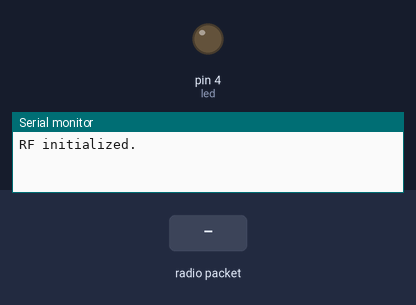
Simulated run of this sketch. Board: Arduino Uno, built with avr-gcc and run on an emulated ATmega328P. On the bench: output pins drawn as LEDs (lit = HIGH), the last lines printed to the serial monitor. The inputs (shaded band) are chosen by the test bench. No radio packets arrive unless stated; pins used as bus, display or sensor lines are not drawn.

Above: at 2.2 s.
2.3 s: radio packet "1" arrives
At 2.8 s:
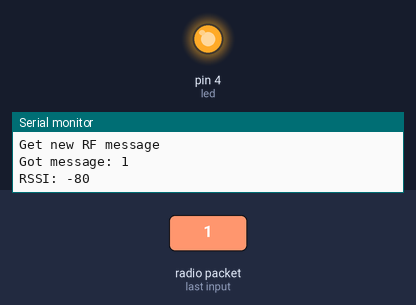
Timing chart, 0 to 5.3 s (numbered marks = the images above; inputs shaded):
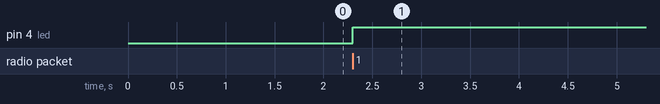

Measured:
- after the input at 2.3 s, pin 4 (led): LOW → HIGH at once

The sketch:

lora_receiver.ino
```cpp
//Include required lib so Arduino can talk with the Lora Shield
#include <SPI.h>
#include <RH_RF95.h>
#include <SoftwareSerial.h>
#include <stdlib.h>

// Singleton instance of the radio driver
RH_RF95 rf95;
int led = 4;
int reset_lora = 9;
String dataString = "";

void setup()
{
  pinMode(led, OUTPUT);
  pinMode(reset_lora, OUTPUT);

  // Initialize the USB-Serial connection.
  Serial.begin(9600);

  // reset lora module first. to make sure it will works properly
  digitalWrite(reset_lora, LOW);
  delay(1000);
  digitalWrite(reset_lora, HIGH);

    if (!rf95.init())
    {
      Serial.println("RF initialitzation failed.");
      // Defaults after init are 434.0MHz, 13dBm, Bw = 125 kHz, Cr = 4/5, Sf = 128chips/symbol, CRC on
      // Need to change to 868.0Mhz in RH_RF95.cpp
    }
    else
    {
      Serial.println("RF initialized.");
      //bool mdmCfg = rf95.setModemConfig(RH_RF95::Bw125Cr48Sf4096);
      //bool mdmFreq = rf95.setFrequency(915.0);
      rf95.setFrequency(868.0);
      rf95.setTxPower(13);
      /*if (mdmCfg == false || mdmFreq == false)
      {
        Serial.println("RF not configured.");
      }
      else
      {
        Serial.println("RF configured.");
      }*/
    }

}

void loop()
{
  dataString="";
  if (rf95.available())
  {
    Serial.println("Get new RF message");
    // Should be a message for us now
    uint8_t buf[RH_RF95_MAX_MESSAGE_LEN];
    uint8_t len = sizeof(buf);
    if (rf95.recv(buf, &len))
    {
      digitalWrite(led, HIGH);
      //RH_RF95::printBuffer("request: ", buf, len);
      Serial.print("Got message: ");
      Serial.println((char*)buf);
      Serial.print("RSSI: ");
      Serial.println(rf95.lastRssi(), DEC);

      // Send a reply to client as ACK
      /*uint8_t data[] = "200 OK";
      rf95.send(data, sizeof(data));
      rf95.waitPacketSent();
      Serial.println("Sent a reply");*/
    }
  }
}
```
